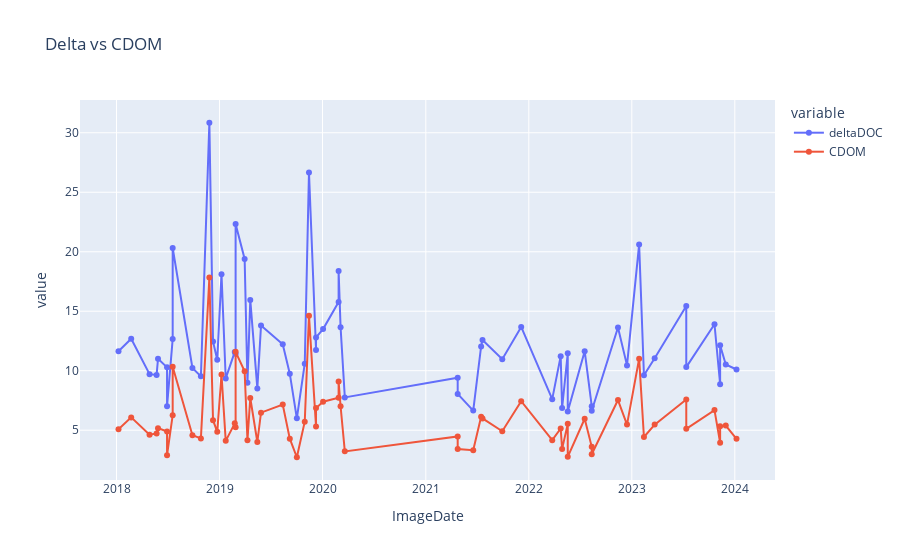

Notebook code for this chart:
### Code cell
fig = px.line(res_read, x="ImageDate", y=["deltaDOC","CDOM"], markers=True,title="Delta vs CDOM")
fig.show()
